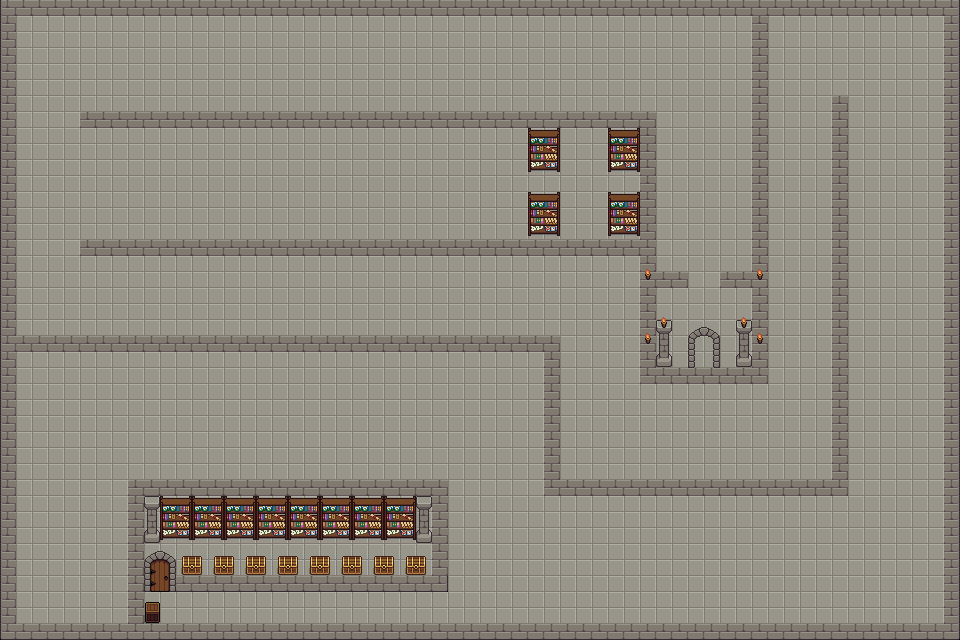

This game map was drawn from its Tiled (.tmx) file and the tilesets committed beside it. A one-line description and the trimmed map source follow:
An orthogonal 60x40 tile map with 16x16 px tiles, 3 tile layers (Tile Layer 1, Tile Layer 2, Tile Layer 3), 7 tilesets and 62 objects (23x wall, 18x guard_start, 18x guard_end, player_spawn, server, ...).

<map version="1.10" tiledversion="1.12.2" orientation="orthogonal" renderorder="right-down" width="60" height="40" tilewidth="16" tileheight="16" infinite="0" nextlayerid="11" nextobjectid="88">
 <tileset firstgid="1" name="Map3" tilewidth="16" tileheight="16" tilecount="112" columns="16">
  <image source="tilesetAD/map4/Pixel Lands Dungeons Demo/Pixel Lands Dungeons Demo/dungeons_demo.png" width="256" height="112" />
 </tileset>
 <tileset firstgid="113" name="3" tilewidth="16" tileheight="16" tilecount="72" columns="8">
  <image source="tilesetAD/map4/Pixel Lands Dungeons Demo/Pixel Lands Dungeons Demo/dungeons_demo_animated.png" width="128" height="144" />
 </tileset>
 <tileset firstgid="185" name="farm" tilewidth="16" tileheight="16" tilecount="128" columns="16">
  <image source="tilesetAD/map4/Pixel Lands Farm Demo/Pixel Lands Farm Demo/objects_demo.png" width="256" height="128" />
 </tileset>
 <tileset firstgid="313" name="farm1" tilewidth="16" tileheight="16" tilecount="128" columns="16">
  <image source="tilesetAD/map4/Pixel Lands Farm Demo/Pixel Lands Farm Demo/terrain_demo.png" width="256" height="128" />
 </tileset>
 <tileset firstgid="441" name="Structure" tilewidth="16" tileheight="16" tilecount="2" columns="1">
  <image source="tilesetAD/map1/Dungeon Gathering Free Version/Structure.png" width="16" height="32" />
 </tileset>
 <tileset firstgid="443" name="Set 1.0" tilewidth="16" tileheight="16" tilecount="48" columns="12">
  <image source="tilesetAD/map1/Dungeon Gathering Free Version/Set 1.0.png" width="192" height="64" />
 </tileset>
 <tileset firstgid="491" name="Set 1.2" tilewidth="16" tileheight="16" tilecount="96" columns="16">
  <image source="tilesetAD/map1/Dungeon Gathering Free Version/Set 1.2.png" width="256" height="96" />
 </tileset>
 <layer id="1" name="Tile Layer 1" width="60" height="40">
  <data>[2400 cells, 2400 non-empty, 10 distinct tile ids]</data>
 </layer>
 <layer id="8" name="Tile Layer 2" width="60" height="40" locked="1">
  <data>[2400 cells, 20 non-empty, 11 distinct tile ids]</data>
 </layer>
 <layer id="9" name="Tile Layer 3" width="60" height="40" locked="1">
  <data>[2400 cells, 122 non-empty, 23 distinct tile ids]</data>
 </layer>
 <objectgroup id="7" name="enemies" visible="0" locked="1">
  <object id="28" name="guard_start" x="49" y="383" width="15" height="17">
   <properties>
    <property name="id" type="int" value="1" />
   </properties>
  </object>
  <object id="29" name="guard_end" x="63" y="464" width="17" height="16">
   <properties>
    <property name="id" type="int" value="1" />
   </properties>
  </object>
  <object id="30" name="guard_start" x="400" y="368" width="16" height="16">
   <properties>
    <property name="id" type="int" value="2" />
   </properties>
  </object>
  <object id="31" name="guard_end" x="400" y="448" width="16" height="16">
   <properties>
    <property name="id" type="int" value="2" />
   </properties>
  </object>
  <object id="35" name="guard_start" x="544" y="512" width="16" height="16">
   <properties>
    <property name="id" type="int" value="4" />
   </properties>
  </object>
  <object id="36" name="guard_end" x="544" y="592" width="16" height="16">
   <properties>
    <property name="id" type="int" value="4" />
   </properties>
  </object>
  <object id="37" name="guard_start" x="736" y="560" width="16" height="16">
   <properties>
    <property name="id" type="int" value="5" />
   </properties>
  </object>
  <object id="39" name="guard_end" x="896" y="560" width="16" height="16">
   <properties>
    <property name="id" type="int" value="5" />
   </properties>
  </object>
  <object id="40" name="guard_start" x="896" y="272" width="16" height="16">
   <properties>
    <property name="id" type="int" value="6" />
   </properties>
  </object>
  <object id="41" name="guard_end" x="880" y="272" width="16" height="16">
   <properties>
    <property name="id" type="int" value="6" />
   </properties>
  </object>
  <object id="42" name="guard_start" x="896" y="48" width="16" height="16">
   <properties>
    <property name="id" type="int" value="7" />
   </properties>
  </object>
  <object id="43" name="guard_end" x="800" y="48" width="16" height="16">
   <properties>
    <property name="id" type="int" value="7" />
   </properties>
  </object>
  <object id="44" name="guard_start" x="800" y="272" width="16" height="16">
   <properties>
    <property name="id" type="int" value="8" />
   </properties>
  </object>
  <object id="45" name="guard_end" x="784" y="320" width="16" height="16">
   <properties>
    <property name="id" type="int" value="8" />
   </properties>
  </object>
  <object id="47" name="guard_start" x="752" y="432" width="16" height="16">
   <properties>
    <property name="id" type="int" value="9" />
   </properties>
  </object>
  <object id="49" name="guard_end" x="624" y="432" width="16" height="16">
   <properties>
    <property name="id" type="int" value="9" />
   </properties>
  </object>
  <object id="50" name="guard_start" x="368" y="288" width="16" height="16">
   <properties>
    <property name="id" type="int" value="10" />
   </properties>
  </object>
  <object id="51" name="guard_end" x="320" y="288" width="16" height="16">
   <properties>
    <property name="id" type="int" value="10" />
   </properties>
  </object>
  <object id="53" name="guard_start" x="32" y="208" width="16" height="16">
   <properties>
    <property name="id" type="int" value="11" />
   </properties>
  </object>
  <object id="54" name="guard_end" x="32" y="144" width="16" height="16">
   <properties>
    <property name="id" type="int" value="11" />
   </properties>
  </object>
  <object id="55" name="guard_start" x="112" y="64" width="16" height="16">
   <properties>
    <property name="id" type="int" value="12" />
   </properties>
  </object>
  <object id="56" name="guard_end" x="192" y="64" width="16" height="16">
   <properties>
    <property name="id" type="int" value="12" />
   </properties>
  </object>
  <object id="57" name="guard_start" x="320" y="32" width="16" height="16">
   <properties>
    <property name="id" type="int" value="13" />
   </properties>
  </object>
  <object id="59" name="guard_end" x="320" y="80" width="16" height="16">
   <properties>
    <property name="id" type="int" value="13" />
   </properties>
  </object>
  <object id="61" name="guard_start" x="688" y="64" width="16" height="16">
   <properties>
    <property name="id" type="int" value="14" />
   </properties>
  </object>
  <object id="62" name="guard_end" x="704" y="96" width="16" height="16">
   <properties>
    <property name="id" type="int" value="14" />
   </properties>
  </object>
  <object id="63" name="guard_start" x="464" y="32" width="16" height="16">
   <properties>
    <property name="id" type="int" value="15" />
   </properties>
  </object>
  <object id="64" name="guard_end" x="416" y="32" width="16" height="16">
   <properties>
    <property name="id" type="int" value="15" />
   </properties>
  </object>
  <object id="65" name="guard_start" x="672" y="160" width="16" height="16">
   <properties>
    <property name="id" type="int" value="16" />
   </properties>
  </object>
  <object id="66" name="guard_end" x="704" y="160" width="16" height="16">
   <properties>
    <property name="id" type="int" value="17" />
   </properties>
  </object>
  <object id="67" name="guard_start" x="672" y="208" width="16" height="16">
   <properties>
    <property name="id" type="int" value="17" />
   </properties>
  </object>
  </objectgroup>
 <objectgroup id="5" name="entities" visible="0" locked="1">
  <!-- 26 objects omitted --></objectgroup>
 <objectgroup id="10" name="key" visible="0" locked="1">
  <!-- 24 objects omitted --></objectgroup>
 <objectgroup id="6" name="collisions" visible="0" locked="1">
  <!-- 23 objects omitted --></objectgroup>
</map>
<!-- 31 of 62 objects omitted -->
